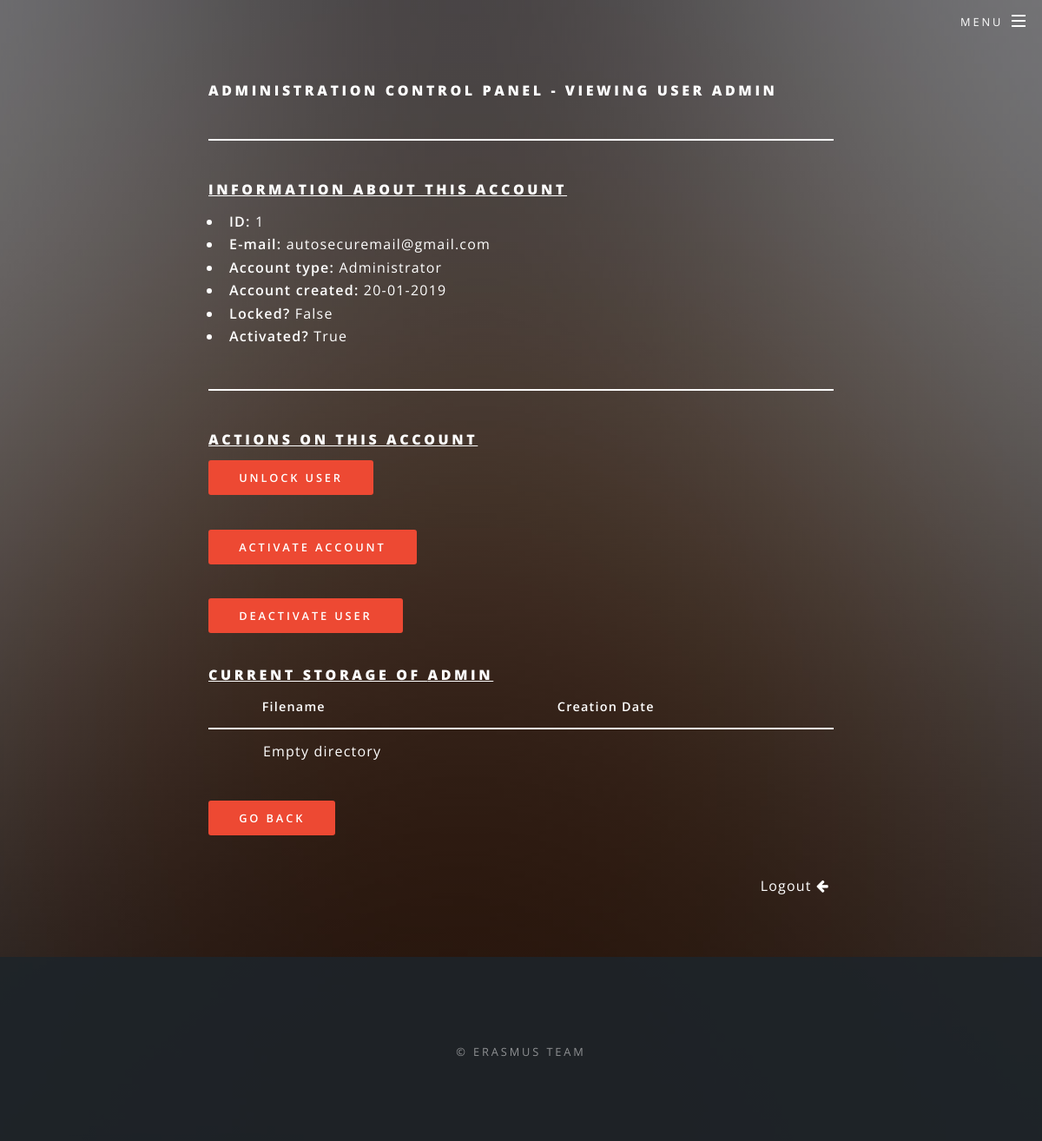
/a/profile/1 (signed in), run on the app's committed database.
### app/models.py (models this page shows, shortened)
class User(UserMixin, db.Model):
    __tablename__ = 'User'
    id = db.Column(db.Integer, primary_key=True)
    username = db.Column(db.String(64), index=True, unique=True)
    email = db.Column(db.String(120), index=True, unique=True)
    hashPassword = db.Column(db.String(128))
    role = db.Column(db.Enum(Role))
    creationDate = db.Column(db.DateTime, index=True, default=datetime.utcnow)
    locked = db.Column(db.Boolean)
    failedLogin = db.Column(db.Integer, default=0)
    logs = db.relationship('Log', backref='user', lazy='dynamic')
    confirmed = db.Column(db.Boolean)
    otp_secret = db.Column(db.String(16))
    activated = db.Column(db.Boolean)

### app/routes.py (the view)
@app.route('/a/profile/<id>')
@login_required
def profile(id):
    user = User.query.filter_by(id=id).first()
    files = user.files
    folders = user.folders
    role = user.role
    if role != Role.admin:
        return redirect(url_for("index"))
    return render_template('/a/profile.html', title="Administration control panel", user=user, files=files, folders=folders)

### app/models.py (called while the page is built)
@login.user_loader
def load_user(id):
    return User.query.get(int(id))

### app/templates/a/profile.html
{% extends "base.html" %}
{% block content %}
  <h1>Administration control panel - Viewing user {{ user.username }}</h1>
  <hr />
  <h1><u>Information about this account</u></h1>
  <ul>
    <li><b>ID:</b> {{ user.id }}</li>
    <li><b>E-mail:</b> {{ user.email }}</li>
    <li><b>Account type:</b> {% if user.role == 1 %} User {% else %} Administrator {% endif %}</li>
    <li><b>Account created:</b> {{ user.creationDate.strftime("%d-%m-%Y") }}</li>
    <li><b>Locked?</b> {{ user.locked }}</li>
    <li><b>Activated?</b> {{ user.activated }}</li>
  </ul>
  <hr />
  <h1><u>Actions on this account</u></h1>
  <p><a href="{{ url_for('unlock_user', id=user.id) }}" class="button primary">Unlock user</a></p>
  <p><a href="{{ url_for('activate_user', id=user.id) }}" class="button primary">Activate account</a></p>
  <p><a href="{{ url_for('deactivate_user', id=user.id) }}" class="button primary">Deactivate user</a></p>
  <h1><u>Current storage of {{ user.username }}</u></h1>
  <table class="table table-dark" >
          <thead>
            <tr>
              <th scope="col"> </th>
              <th scope="col">Filename</th>
              <th scope="col">Creation Date</th>
              <th scope="col"></th>
            </tr>
          </thead>
  <tbody>
      {% if files or folders %}
          {% if folders %}
              {% for folder in folders %}
                  <tr>
                      <td><span class="fa fa-folder"></span></td>
                      <td><a href="{{ url_for('index') }}/{{ folder.name }}">{{ folder.name }}</a></td>
                      <td>{{ folder.creationDate.strftime('%d-%m-%Y') }}</td>
                      <td style="text-align: center"><a href="{{ url_for('deleteFolder', id=folder.id) }}"><span class="fa fa-trash"></span></a></td>
                  </tr>
              {% endfor %}
          {% endif %}
          {% if files %}
              {% for file in files %}
                  <tr>
                      <td><span class="fa fa-file"></span></td>
                      <td>{{ file.name }}</td>
                      <td>{{ file.creationDate.strftime('%d-%m-%Y') }}</td>
                      <td style="text-align: center"><a href="{{ url_for('deleteFile', id=file.id) }}"><span class="fa fa-trash"></span></a></td>
                  </tr>
              {% endfor %}
          {% endif %}
      {% else %}
      <tr id="table_empty_row" style="background: none; border:0px;">
          <td></td>
          <td>Empty directory</td>
      </tr>
      {% endif %}
  </tbody>
  </table>
  <p><a href="{{ url_for('index') }}" class="button primary">Go back</a></p>
  <a href="{{ url_for('logout') }}" >
    <div id="button_upload" >
        Logout <span class="fa fa-arrow-left"></span>
    </div>
    </a>
{% endblock %}

### app/static/css/main.css (style rules this page uses)
html, body, div, span, applet, object, iframe, h1, h2, h3, h4, h5, h6, p, blockquote, pre, a, abbr, acronym, address, big, cite, code, del, dfn, em, img, ins, kbd, q, s, samp, small, strike, strong, sub, sup, tt, var, b, u, i, center, dl, dt, dd, ol, ul, li, fieldset, form, label, legend, table, caption, tbody, tfoot, thead, tr, th, td, article, aside, canvas, details, embed, figure, figcaption, footer, header, hgroup, menu, nav, output, ruby, section, summary, time, mark, audio, video { margin: 0; padding: 0; border: 0; font-size: 100%; font: inherit; vertical-align: baseline; }
body { line-height: 1; }
ol, ul { list-style: none; }
table { border-collapse: collapse; border-spacing: 0; }
body { -webkit-text-size-adjust: none; }
#button_upload { text-align: right; padding: 5px; cursor:pointer; }
#table_empty_row { border:0px !important; background-color: none !important; }
html { box-sizing: border-box; }
*, *:before, *:after { box-sizing: inherit; }
body { background: #2e3842; }
body, input, select, textarea { color: #fff; font-family: "Open Sans", Helvetica, sans-serif; font-size: 15pt; font-weight: 400; letter-spacing: 0.075em; line-height: 1.65em; }
@media screen and (max-width: 1680px) { body, input, select, textarea { font-size: 13pt; } }
@media screen and (max-width: 1280px) { body, input, select, textarea { font-size: 12pt; } }
a { -moz-transition: color 0.2s ease, border-bottom-color 0.2s ease; -webkit-transition: color 0.2s ease, border-bottom-color 0.2s ease; -ms-transition: color 0.2s ease, border-bottom-color 0.2s ease; transition: color 0.2s ease, border-bottom-color 0.2s ease; border-bottom: dotted 1px; color: inherit; text-decoration: none; }
strong, b { color: #fff; font-weight: 600; }
p { margin: 0 0 2em 0; }
h1, h2, h3, h4, h5, h6 { color: #fff; font-weight: 800; letter-spacing: 0.225em; line-height: 1em; margin: 0 0 1em 0; text-transform: uppercase; }
hr { border: 0; border-bottom: solid 2px #fff; margin: 3em 0; }
ul { list-style: disc; margin: 0 0 2em 0; padding-left: 1em; }
ul li { padding-left: 0.5em; }
table { margin: 0 0 2em 0; width: 100%; }
table tbody tr { border: solid 1px #fff; border-left: 0; border-right: 0; }
table tbody tr:nth-child(2n + 1) { background-color: rgba(144, 144, 144, 0.25); }
table td { padding: 0.75em 0.75em; }
table th { color: #fff; font-size: 0.9em; font-weight: 600; padding: 0 0.75em 0.75em 0.75em; text-align: left; }
table thead { border-bottom: solid 2px #fff; }
input[type="submit"], input[type="reset"], input[type="button"], button, .button { -moz-appearance: none; -webkit-appearance: none; -ms-appearance: none; appearance: none; -moz-transition: background-color 0.2s ease-in-out, color 0.2s ease-in-out; -webkit-transition: background-color 0.2s ease-in-out, color 0.2s ease-in-out; -ms-transition: background-color 0.2s ease-in-out, color 0.2s ease-in-out; transition: background-color 0.2s ease-in-out, color 0.2s ease-in-out; background-color: transparent; border-radius: 3px; border: 0; box-shadow: inset 0 0 0 2px #fff; color: #fff; cursor: pointer; display: inline-block; font-size: 0.8em; font-weight: 600; height: 3.125em; letter-spacing: 0.225em; line-height: 3.125em; max-width: 30em; padding: 0 2.75em; text-align: center; text-decoration: none; text-transform: uppercase; white-space: nowrap; overflow: hidden; text-overflow: ellipsis; }
input[type="submit"].primary, input[type="reset"].primary, input[type="button"].primary, button.primary, .button.primary { background-color: #ed4933; box-shadow: none !important; color: #ffffff !important; }
.noDecoration, a:link, a:visited { text-decoration: none !important; border-bottom: 0px; }

### data on the page
User: username "ADMIN", id "1", email "autosecuremail@gmail.com", creationDate "20-01-2019", locked "False", activated "True"
